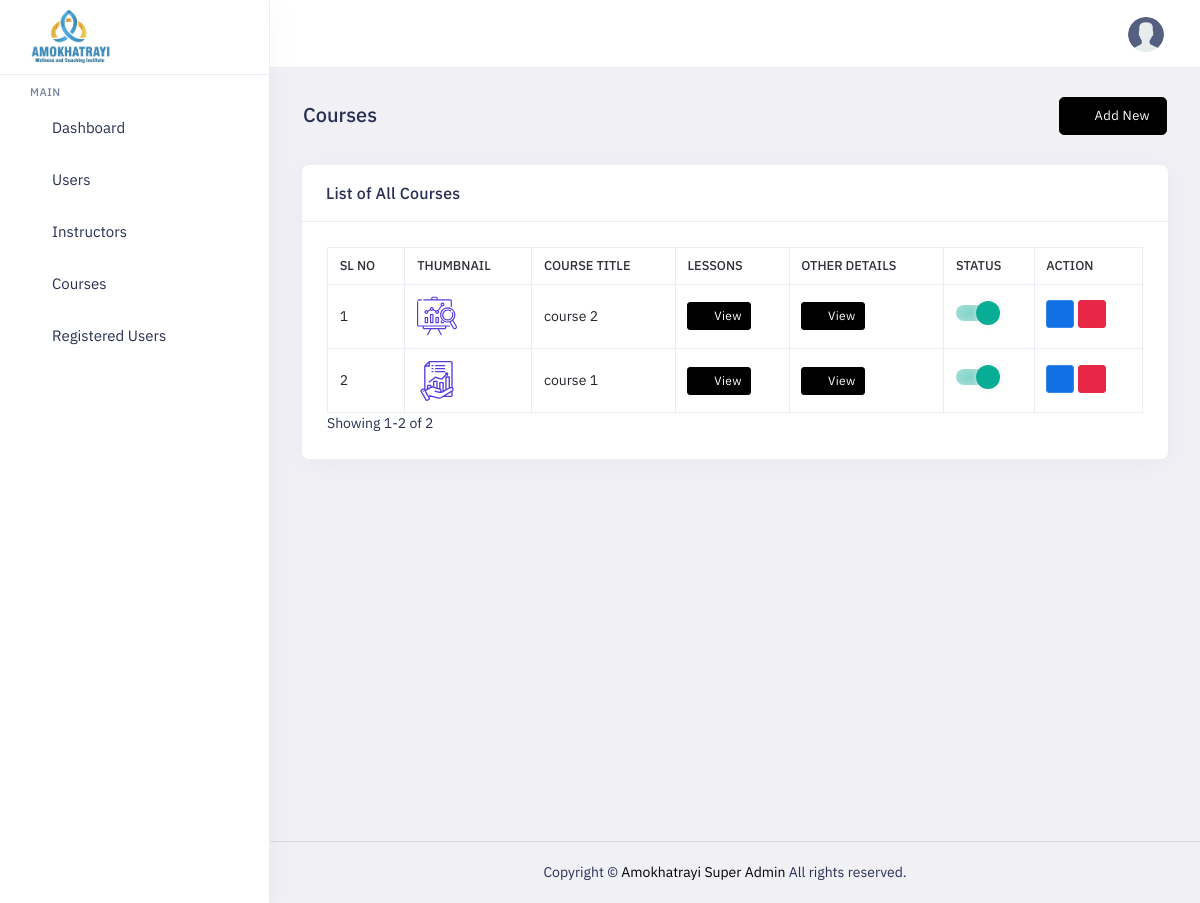
Screenshot of /admin-panel/courselist (signed in) with the database file from the repository.
### superadmin/models.py (models this page shows, shortened)
class Courses(models.Model):
    category = models.ForeignKey(Category,on_delete=models.SET_NULL,null=True, blank=True)
    title = models.TextField(null=True, blank=True)
    trainer = models.ForeignKey(Trainers,on_delete=models.SET_NULL,null=True, blank=True)
    price = models.TextField(null=True, blank=True)
    description = models.TextField(null=True, blank=True)
    validity = models.DateField(null=True, blank=True)
    startdate = models.DateField(null=True, blank=True)
    enddate = models.DateField(null=True, blank=True)
    image = models.ImageField(upload_to='course', null=True, blank=True)
    is_active = models.BooleanField(default=True)
    created_at = models.DateTimeField(auto_now_add=True)
    updated_at = models.DateTimeField(auto_now=True)
    slug = AutoSlugField(populate_from='title', null=True, blank=True, unique=True)

### superadmin/views.py (the view, shortened to what this page needs)
# urls.py: path('courselist', views.courselist.as_view(), name='courselist'),
class courselist(LoginRequiredMixin,View):
    def get(self, request, id=None):
        context = {}
        conditions = Q()
        data = Courses.objects.all().order_by('-id')
        p = Paginator(data, 15)
        page_num = request.GET.get('page', 1)
        try:
            page = p.page(page_num)
        except EmptyPage:
            page = p.page(1)
        context['datas'] = page
        context['page'] = page_num
        return renderhelper(request, 'course', 'course-view',context)

### superadmin/custom_permision.py (called while the page is built)
    def dispatch(self, request, *args, **kwargs):
        try:
            if request.user.user_type == 4:
                return redirect('superadmin:login')
        except:
            return redirect('superadmin:login')
        if request.user.is_authenticated and request.user.user_type == 4:
            return redirect('superadmin:login')
        if not request.user.is_authenticated:
            return self.handle_no_permission()
        return super().dispatch(request, *args, **kwargs)

### superadmin/helper.py (called while the page is built)
def renderhelper(request,folder,htmlpage,context={}):
    return render(request,'superadmin/'+folder+'/'+htmlpage+'.html',context)

def is_ajax(request):
    return request.META.get('HTTP_X_REQUESTED_WITH') == 'XMLHttpRequest'

### templates/superadmin/course/course-view.html (shortened to what this page needs)
{% load static %}
{% include "superadmin/layouts/header.html" %}
<div class="main-content app-content mt-0">
    <div class="side-app">
        <div class="main-container container-fluid">
            <div class="page-header">
                <h1 class="page-title">Courses</h1>
                <div>
                    <a class="btn btn-primary" href="{% url 'superadmin:coursecreate' %}"><i
                            class="side-menu__icon fe fe-plus mx-1"></i>Add New</a>
                </div>
            </div>
            <div class="row">
                <div class="col-xl-12">
                    <div class="card">
                        <div class="card-header">
                            <h3 class="card-title">List of All Courses</h3>
                        </div>
                        <div class="card-body">
                            <div class="table-responsive">
                                {% include "superadmin/course/course-table.html" %}
                            </div>
                        </div>
                    </div>
                </div>
            </div>
        </div>
    </div>
</div>
</div>
</div>
{% include "superadmin/layouts/footer.html" %}

### templates/superadmin/course/course-table.html (shortened to what this page needs)
<table class="table border-top table-bordered mb-0 table-hover  dataTables_wrapper dt-bootstrap5"
                                    id="datatable-basic">
                                    <thead>
                                        <tr>
                                            <th>Sl No</th>
                                            <th>Thumbnail</th>
                                            <th>Course Title</th>
                                            <th>Lessons</th>
                                            <th>Other Details </th>
                                            <th>Status</th>
                                            <th>Action</th>
                                        </tr>
                                    </thead>
                                    <tbody>
                                         {% if datas %}
            {% for i in datas %}
            <tr>
                <td>{{forloop.counter0|add:datas.start_index}}</td>
                                            <td><img  class="avatar avatar-md br-7" src="{{i.image.url}}"></td>
                                            <td>{{i.title}}</td>
                                            <td><a href="{% url 'superadmin:lessionlist' i.id %}" class="btn btn-primary btn-sm">
                                            <i class="side-menu__icon fe fe-eye mx-1"></i>View</a>
                                        </td>
                                            <td><a href="#" class="btn btn-primary btn-sm"  data-bs-toggle="modal" data-bs-target="#smalldes{{i.id}}">
                                            <i class="side-menu__icon fe fe-eye mx-1"></i>View</a>
                                            </td>
                                            <td>
                                                <div class="material-switch">
                                                </div>
                                                </td>
                                                <td>
                                                <a class="btn btn-info btn-sm mb-1" href="{% url 'superadmin:courseedit' i.id %}"><i class="side-menu__icon fe fe-edit"></i></a>
                                                <a class="btn btn-danger btn-sm mb-1" href="javascript:void(0)" onclick="delete_modal({{i.id}})"><i class="side-menu__icon fe fe-trash" ></i></a>
                                                </td>
                                                                                    </tr>
                                                                                    {% endfor %}
                                                                                    {% else %}
                                                                                    <tr>
                                                                                    <td colspan="9" align="center">
                                                                                    No Data
                                                                                    </td>
                                                                                    </tr>
                                                                                    {% endif %}
                                                                                    </tbody>
                                                                                    </table>
                                                                                    <div class="pagination_section">
                                                                                    {% if datas %}
                                                                                    Showing {{ datas.start_index }}-{{ datas.end_index }} of {{ datas.paginator.count }}
                                                                                    {% endif %}
                                                                                    </div>

### static/superadmin/assets/css/style-custom.css (style rules this page uses)
.table-responsive .table td { vertical-align: middle; }
.table th, .text-wrap table th { font-size: 0.8rem !important; }
.avatar { background: rgb(9 21 64 / 0%) no-repeat center/cover !important; }

### static/superadmin/assets/colors/color1.css (style rules this page uses)
a { color: var(--primary-bg-color); }
.btn-primary { color: #fff !important; background: var(--primary-bg-color) !important; border-color: var(--primary-bg-color) !important; }
.avatar { background: var(--primary02) no-repeat center/cover; }

### rows the page displays
Courses: image (picture), title "course 2"
Courses: image (picture), title "course 1"

### other values shown
{{ datas.start_index }} "1"
{{ datas.end_index }} "2"
{{ datas.paginator.count }} "2"
